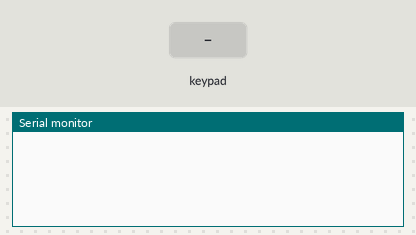
This sketch was run on a simulated Arduino Uno, built with avr-gcc and run on an emulated ATmega328P. Parts: the last lines printed to the serial monitor. The inputs (shaded band) are chosen by the test bench.

Above: at 1.2 s.
1.3 s: key '1' pressed
At 2.3 s:
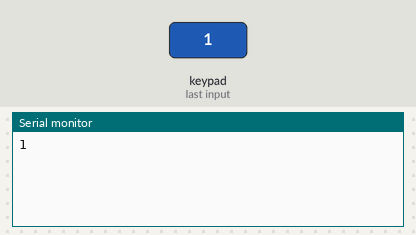
2.8 s: keypad keys 1 9 1 4 1 5 1 7 # pressed 0.4 s apart
At 7.0 s:
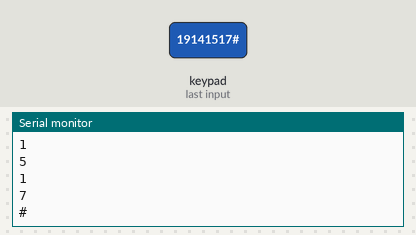
7.9 s: key '*' pressed
At 8.7 s:
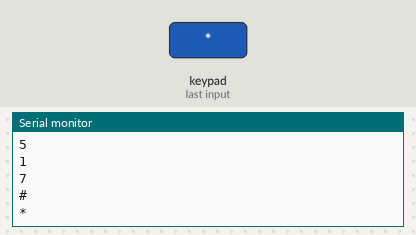
9.4 s: keypad keys 1 8 2 0 1 6 pressed 0.4 s apart
At 12.6 s:
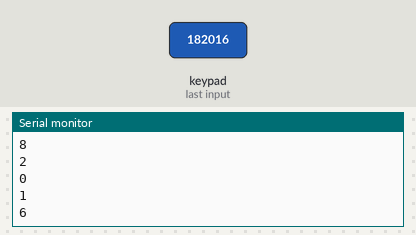
Timing chart, 0 to 14.1 s (numbered marks = the images above; inputs shaded):
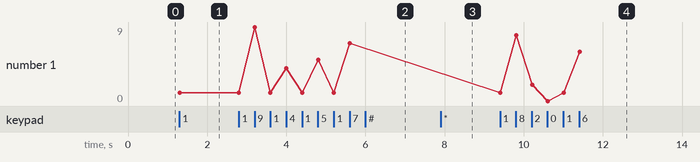

The sketch:

KeypadTest.ino
```cpp
#include <Keypad.h>

const byte ROWS = 4;
const byte COLS = 3;
char keys[ROWS][COLS] = {
  { '1', '2', '3' },
  { '4', '5', '6' },
  { '7', '8', '9' },
  { '*', '0', '#' }
};
byte rowPins[ROWS] = { 19, 14, 15, 17 };
byte colPins[COLS] = { 18, 20, 16 };

Keypad keypad = Keypad(makeKeymap(keys), rowPins, colPins, ROWS, COLS);

void setup() {
  Serial.begin(9600);
}

void loop() {
  char key = keypad.getKey();

  if (key) {
    Serial.println(key);
  }
}
```

Measured:
- after the input at 1.3 s, the serial monitor: prints a new line at once (image 1)
- after the input at 2.8 s, the serial monitor: prints a new line after 0.41 s (image 2)
- after the input at 7.9 s, the serial monitor: prints a new line at once (image 3)
- after the input at 9.4 s, the serial monitor: prints a new line at once (image 4)
- plotted number 1: 1 → 7 after the input at 2.8 s, 7 → 6 after the input at 9.4 s
